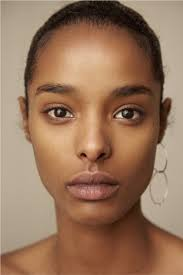
#> input picture HaarCascade/yuz6.jpeg, 183 x 275 px
$ python 4.py
#> lines starting #> are read from the running program, lines starting #| are printed output that depends on the picture; after the words box and inside, x2 and y2 are one past the last pixel; in counts of white or black regions, pixels touching at a corner belong together
# Haar Cascade Resim Üzerinden Göz Tespiti
import cv2

#img = cv2.imread("yuz7.jpeg")
img = cv2.imread("yuz6.jpeg")
#> img is the input picture: shape (275, 183, 3); mean B, G, R 91.4, 116.4, 151.3

yuz = cv2.CascadeClassifier("frontalface.xml")
goz = cv2.CascadeClassifier("eye.xml")

gri = cv2.cvtColor(img, cv2.COLOR_BGR2GRAY)
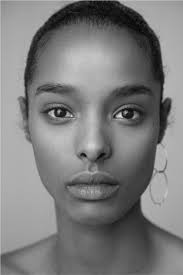
#> gri: shape (275, 183); min 2, max 232, mean 124

faces = yuz.detectMultiScale(gri, 1.3, 4)
#> faces = [[19, 51, 151, 151]]

for x, y, w, h in faces:
    cv2.rectangle(img, (x, y), (x+w, y+h), (255, 0, 0), 2)

    img2 = img[y: y+h, x:x+h]
    gri2 = gri[y: y+h, x:x+h]

    gozler = goz.detectMultiScale(gri2)

    for x1, y1, w1, h1 in gozler:
        cv2.rectangle(img2, (x1, y1), (x1 + w1, y1 + h1), (0, 0, 255), 2)
#> this loop made 1 pass
#> (x, y, w, h, gozler) on pass 1: (19, 51, 151, 151, [[17, 39, 44, 44], [86, 40, 44, 44]])
#> pass 1, `img2 = img[y: y+h, x:x+h]`:
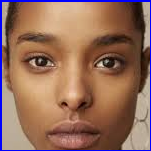
#> img2: shape (151, 151, 3); mean B, G, R 91.2, 108.6, 148
#> pass 1, `gri2 = gri[y: y+h, x:x+h]`:
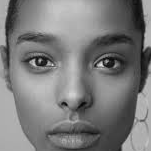
#> gri2: shape (151, 151); min 7, max 232, mean 122.9
#> after the loop:
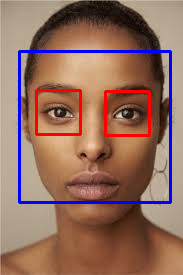
#> img: shape (275, 183, 3); 5.68% of pixels changed, all inside (x1, y1, x2, y2) = (18, 50, 172, 204)
#> after the loop:
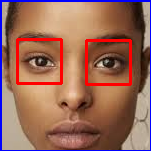
#> img2: shape (151, 151, 3); 4.6% of pixels changed, all inside (x1, y1, x2, y2) = (16, 38, 132, 86)

cv2.imshow("1", img)
cv2.waitKey(0)
cv2.destroyAllWindows()

$ run again, with HaarCascade/yuz7.jpeg copied over HaarCascade/yuz6.jpeg
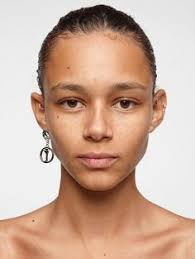
#> input picture HaarCascade/yuz7.jpeg, 195 x 259 px
#> img is the input picture: shape (259, 195, 3); mean B, G, R 156.7, 173.9, 204.4
#> faces = [[30, 50, 135, 135]]
#> the loop `for x, y, w, h in faces:` made 1 pass
#> (x, y, w, h, gozler) on pass 1: (30, 50, 135, 135, [[73, 32, 39, 39], [22, 33, 38, 38]])
#> pass 1, `gri2 = gri[y: y+h, x:x+h]`:
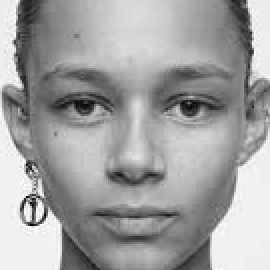
#> gri2: shape (135, 135) (shown 2 times larger); min 0, max 255, mean 161.5
#> after the loop `for x, y, w, h in faces:`:
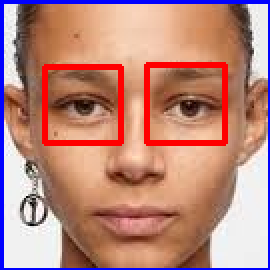
#> img2: shape (135, 135, 3) (shown 2 times larger); mean B, G, R 125.2, 135.5, 187.4
